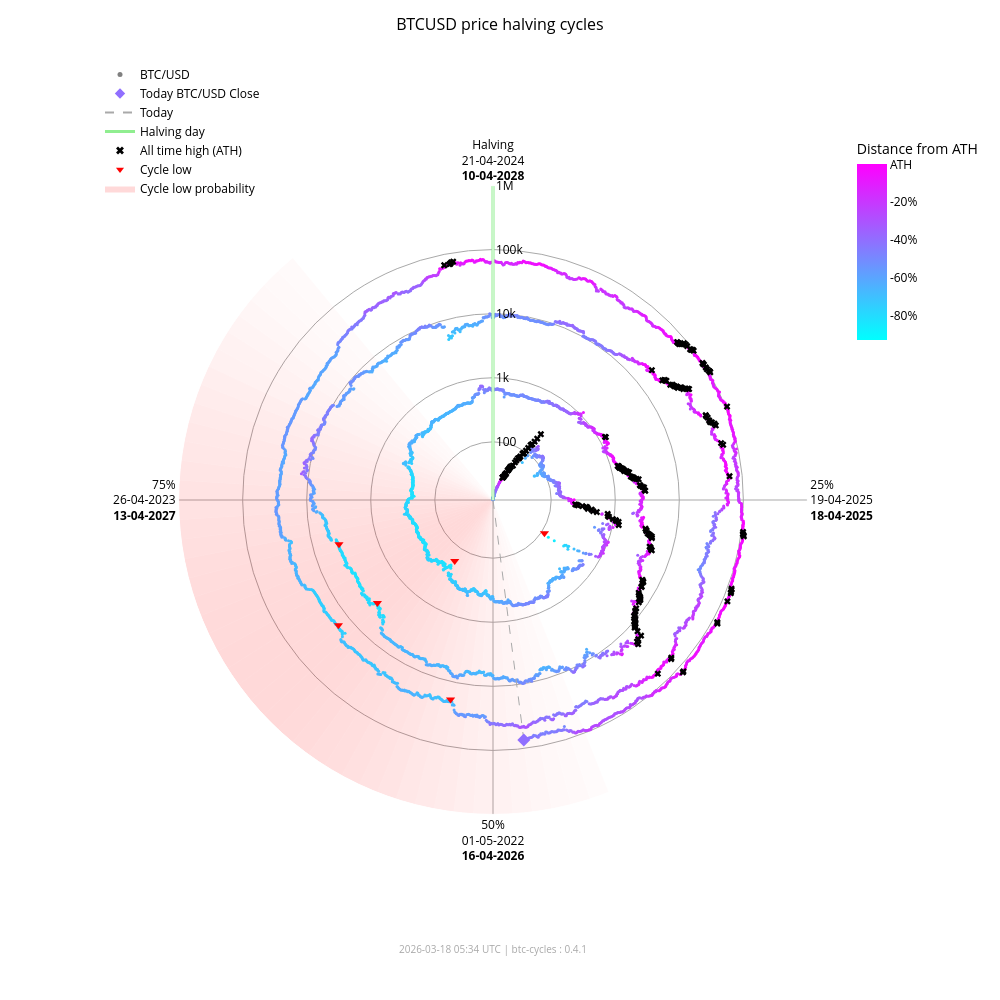

Notebook cell for this chart:
### Markdown cell above
### Interactive chart (plotly)

### Code cell
fig_interactive = btc.plot(
    kind="interactive",
    from_date="2012-11-28",
)
# plotly config for interactivity
config = {"scrollZoom": True, "displayModeBar": True}
# display in notebook
fig_interactive.show(config=config)

### Figure 1 — Plotly figure (JSON) as saved in the notebook; plotly's stock layout.template omitted (floating-point values rounded to 4 significant figures; data arrays with more than 128 entries replaced by an {"elided": "..."} marker saying what was removed)
{"data": [{"fill": "toself", "fillcolor": "rgba(255,0,0,0.017168280509461755)", "hoverinfo": "skip", "line": {"width": 0}, "mode": "lines", "r": [12.35, 1000000, 1000000, 12.35, 12.35], "showlegend": false, "theta": [158.4, 158.4, 162.0, 162.0, 158.4], "type": "scatterpolar"}, {"fill": "toself", "fillcolor": "rgba(255,0,0,0.022114794501891175)", "hoverinfo": "skip", "line": {"width": 0}, "mode": "lines", "r": [12.35, 1000000, 1000000, 12.35, 12.35], "showlegend": false, "theta": [162.0, 162.0, 165.6, 165.6, 162.0], "type": "scatterpolar"}, {"fill": "toself", "fillcolor": "rgba(255,0,0,0.02790404259511669)", "hoverinfo": "skip", "line": {"width": 0}, "mode": "lines", "r": [12.35, 1000000, 1000000, 12.35, 12.35], "showlegend": false, "theta": [165.6, 165.6, 169.2, 169.2, 165.6], "type": "scatterpolar"}, {"fill": "toself", "fillcolor": "rgba(255,0,0,0.034518294852420334)", "hoverinfo": "skip", "line": {"width": 0}, "mode": "lines", "r": [12.35, 1000000, 1000000, 12.35, 12.35], "showlegend": false, "theta": [169.2, 169.2, 172.8, 172.8, 169.2], "type": "scatterpolar"}, {"fill": "toself", "fillcolor": "rgba(255,0,0,0.041901979682821514)", "hoverinfo": "skip", "line": {"width": 0}, "mode": "lines", "r": [12.35, 1000000, 1000000, 12.35, 12.35], "showlegend": false, "theta": [172.8, 172.8, 176.4, 176.4, 172.8], "type": "scatterpolar"}, {"fill": "toself", "fillcolor": "rgba(255,0,0,0.04996405861294358)", "hoverinfo": "skip", "line": {"width": 0}, "mode": "lines", "r": [12.35, 1000000, 1000000, 12.35, 12.35], "showlegend": false, "theta": [176.4, 176.4, 180.0, 180.0, 176.4], "type": "scatterpolar"}, {"fill": "toself", "fillcolor": "rgba(255,0,0,0.05858349692240514)", "hoverinfo": "skip", "line": {"width": 0}, "mode": "lines", "r": [12.35, 1000000, 1000000, 12.35, 12.35], "showlegend": false, "theta": [180.0, 180.0, 183.6, 183.6, 180.0], "type": "scatterpolar"}, {"fill": "toself", "fillcolor": "rgba(255,0,0,0.06761662035375064)", "hoverinfo": "skip", "line": {"width": 0}, "mode": "lines", "r": [12.35, 1000000, 1000000, 12.35, 12.35], "showlegend": false, "theta": [183.6, 183.6, 187.2, 187.2, 183.6], "type": "scatterpolar"}, {"fill": "toself", "fillcolor": "rgba(255,0,0,0.07690481219944661)", "hoverinfo": "skip", "line": {"width": 0}, "mode": "lines", "r": [12.35, 1000000, 1000000, 12.35, 12.35], "showlegend": false, "theta": [187.2, 187.2, 190.8, 190.8, 187.2], "type": "scatterpolar"}, {"fill": "toself", "fillcolor": "rgba(255,0,0,0.08628112000611096)", "hoverinfo": "skip", "line": {"width": 0}, "mode": "lines", "r": [12.35, 1000000, 1000000, 12.35, 12.35], "showlegend": false, "theta": [190.8, 190.8, 194.4, 194.4, 190.8], "type": "scatterpolar"}, {"fill": "toself", "fillcolor": "rgba(255,0,0,0.09557490841018089)", "hoverinfo": "skip", "line": {"width": 0}, "mode": "lines", "r": [12.35, 1000000, 1000000, 12.35, 12.35], "showlegend": false, "theta": [194.4, 194.4, 198.0, 198.0, 194.4], "type": "scatterpolar"}, {"fill": "toself", "fillcolor": "rgba(255,0,0,0.10461455782963762)", "hoverinfo": "skip", "line": {"width": 0}, "mode": "lines", "r": [12.35, 1000000, 1000000, 12.35, 12.35], "showlegend": false, "theta": [198.0, 198.0, 201.6, 201.6, 198.0], "type": "scatterpolar"}, {"fill": "toself", "fillcolor": "rgba(255,0,0,0.11322908719652829)", "hoverinfo": "skip", "line": {"width": 0}, "mode": "lines", "r": [12.35, 1000000, 1000000, 12.35, 12.35], "showlegend": false, "theta": [201.6, 201.6, 205.2, 205.2, 201.6], "type": "scatterpolar"}, {"fill": "toself", "fillcolor": "rgba(255,0,0,0.12125015337052986)", "hoverinfo": "skip", "line": {"width": 0}, "mode": "lines", "r": [12.35, 1000000, 1000000, 12.35, 12.35], "showlegend": false, "theta": [205.2, 205.2, 208.8, 208.8, 205.2], "type": "scatterpolar"}, {"fill": "toself", "fillcolor": "rgba(255,0,0,0.12851590515331976)", "hoverinfo": "skip", "line": {"width": 0}, "mode": "lines", "r": [12.35, 1000000, 1000000, 12.35, 12.35], "showlegend": false, "theta": [208.8, 208.8, 212.4, 212.4, 208.8], "type": "scatterpolar"}, {"fill": "toself", "fillcolor": "rgba(255,0,0,0.13487757461161184)", "hoverinfo": "skip", "line": {"width": 0}, "mode": "lines", "r": [12.35, 1000000, 1000000, 12.35, 12.35], "showlegend": false, "theta": [212.4, 212.4, 216.0, 216.0, 212.4], "type": "scatterpolar"}, {"fill": "toself", "fillcolor": "rgba(255,0,0,0.14020862181849592)", "hoverinfo": "skip", "line": {"width": 0}, "mode": "lines", "r": [12.35, 1000000, 1000000, 12.35, 12.35], "showlegend": false, "theta": [216.0, 216.0, 219.6, 219.6, 216.0], "type": "scatterpolar"}, {"fill": "toself", "fillcolor": "rgba(255,0,0,0.14441504950654527)", "hoverinfo": "skip", "line": {"width": 0}, "mode": "lines", "r": [12.35, 1000000, 1000000, 12.35, 12.35], "showlegend": false, "theta": [219.6, 219.6, 223.2, 223.2, 219.6], "type": "scatterpolar"}, {"fill": "toself", "fillcolor": "rgba(255,0,0,0.14744459351271713)", "hoverinfo": "skip", "line": {"width": 0}, "mode": "lines", "r": [12.35, 1000000, 1000000, 12.35, 12.35], "showlegend": false, "theta": [223.2, 223.2, 226.8, 226.8, 223.2], "type": "scatterpolar"}, {"fill": "toself", "fillcolor": "rgba(255,0,0,0.14929223192296423)", "hoverinfo": "skip", "line": {"width": 0}, "mode": "lines", "r": [12.35, 1000000, 1000000, 12.35, 12.35], "showlegend": false, "theta": [226.8, 226.8, 230.4, 230.4, 226.8], "type": "scatterpolar"}, {"fill": "toself", "fillcolor": "rgba(255,0,0,0.15)", "hoverinfo": "skip", "line": {"width": 0}, "mode": "lines", "r": [12.35, 1000000, 1000000, 12.35, 12.35], "showlegend": false, "theta": [230.4, 230.4, 234.0, 234.0, 230.4], "type": "scatterpolar"}, {"fill": "toself", "fillcolor": "rgba(255,0,0,0.14965033825231114)", "hoverinfo": "skip", "line": {"width": 0}, "mode": "lines", "r": [12.35, 1000000, 1000000, 12.35, 12.35], "showlegend": false, "theta": [234.0, 234.0, 237.6, 237.6, 234.0], "type": "scatterpolar"}, {"fill": "toself", "fillcolor": "rgba(255,0,0,0.14835378057909807)", "hoverinfo": "skip", "line": {"width": 0}, "mode": "lines", "r": [12.35, 1000000, 1000000, 12.35, 12.35], "showlegend": false, "theta": [237.6, 237.6, 241.2, 241.2, 237.6], "type": "scatterpolar"}, {"fill": "toself", "fillcolor": "rgba(255,0,0,0.14623322283554635)", "hoverinfo": "skip", "line": {"width": 0}, "mode": "lines", "r": [12.35, 1000000, 1000000, 12.35, 12.35], "showlegend": false, "theta": [241.2, 241.2, 244.8, 244.8, 241.2], "type": "scatterpolar"}, {"fill": "toself", "fillcolor": "rgba(255,0,0,0.1434078538226231)", "hoverinfo": "skip", "line": {"width": 0}, "mode": "lines", "r": [12.35, 1000000, 1000000, 12.35, 12.35], "showlegend": false, "theta": [244.8, 244.8, 248.4, 248.4, 244.8], "type": "scatterpolar"}, {"fill": "toself", "fillcolor": "rgba(255,0,0,0.13997983179373427)", "hoverinfo": "skip", "line": {"width": 0}, "mode": "lines", "r": [12.35, 1000000, 1000000, 12.35, 12.35], "showlegend": false, "theta": [248.4, 248.4, 252.0, 252.0, 248.4], "type": "scatterpolar"}, {"fill": "toself", "fillcolor": "rgba(255,0,0,0.13602598258454268)", "hoverinfo": "skip", "line": {"width": 0}, "mode": "lines", "r": [12.35, 1000000, 1000000, 12.35, 12.35], "showlegend": false, "theta": [252.0, 252.0, 255.6, 255.6, 252.0], "type": "scatterpolar"}, {"fill": "toself", "fillcolor": "rgba(255,0,0,0.13159547355344953)", "hoverinfo": "skip", "line": {"width": 0}, "mode": "lines", "r": [12.35, 1000000, 1000000, 12.35, 12.35], "showlegend": false, "theta": [255.6, 255.6, 259.2, 259.2, 255.6], "type": "scatterpolar"}, {"fill": "toself", "fillcolor": "rgba(255,0,0,0.12671301775492697)", "hoverinfo": "skip", "line": {"width": 0}, "mode": "lines", "r": [12.35, 1000000, 1000000, 12.35, 12.35], "showlegend": false, "theta": [259.2, 259.2, 262.8, 262.8, 259.2], "type": "scatterpolar"}, {"fill": "toself", "fillcolor": "rgba(255,0,0,0.12138610149219965)", "hoverinfo": "skip", "line": {"width": 0}, "mode": "lines", "r": [12.35, 1000000, 1000000, 12.35, 12.35], "showlegend": false, "theta": [262.8, 262.8, 266.4, 266.4, 262.8], "type": "scatterpolar"}, {"fill": "toself", "fillcolor": "rgba(255,0,0,0.1156142551644921)", "hoverinfo": "skip", "line": {"width": 0}, "mode": "lines", "r": [12.35, 1000000, 1000000, 12.35, 12.35], "showlegend": false, "theta": [266.4, 266.4, 270.0, 270.0, 266.4], "type": "scatterpolar"}, {"fill": "toself", "fillcolor": "rgba(255,0,0,0.10939851441251548)", "hoverinfo": "skip", "line": {"width": 0}, "mode": "lines", "r": [12.35, 1000000, 1000000, 12.35, 12.35], "showlegend": false, "theta": [270.0, 270.0, 273.6, 273.6, 270.0], "type": "scatterpolar"}, {"fill": "toself", "fillcolor": "rgba(255,0,0,0.10274974912946185)", "hoverinfo": "skip", "line": {"width": 0}, "mode": "lines", "r": [12.35, 1000000, 1000000, 12.35, 12.35], "showlegend": false, "theta": [273.6, 273.6, 277.2, 277.2, 273.6], "type": "scatterpolar"}, {"fill": "toself", "fillcolor": "rgba(255,0,0,0.09569517349791425)", "hoverinfo": "skip", "line": {"width": 0}, "mode": "lines", "r": [12.35, 1000000, 1000000, 12.35, 12.35], "showlegend": false, "theta": [277.2, 277.2, 280.8, 280.8, 277.2], "type": "scatterpolar"}, {"fill": "toself", "fillcolor": "rgba(255,0,0,0.08828282625646727)", "hoverinfo": "skip", "line": {"width": 0}, "mode": "lines", "r": [12.35, 1000000, 1000000, 12.35, 12.35], "showlegend": false, "theta": [280.8, 280.8, 284.4, 284.4, 280.8], "type": "scatterpolar"}, {"fill": "toself", "fillcolor": "rgba(255,0,0,0.08058400018765345)", "hoverinfo": "skip", "line": {"width": 0}, "mode": "lines", "r": [12.35, 1000000, 1000000, 12.35, 12.35], "showlegend": false, "theta": [284.4, 284.4, 288.0, 288.0, 284.4], "type": "scatterpolar"}, {"fill": "toself", "fillcolor": "rgba(255,0,0,0.07269354608292704)", "hoverinfo": "skip", "line": {"width": 0}, "mode": "lines", "r": [12.35, 1000000, 1000000, 12.35, 12.35], "showlegend": false, "theta": [288.0, 288.0, 291.6, 291.6, 288.0], "type": "scatterpolar"}, {"fill": "toself", "fillcolor": "rgba(255,0,0,0.06472784449068783)", "hoverinfo": "skip", "line": {"width": 0}, "mode": "lines", "r": [12.35, 1000000, 1000000, 12.35, 12.35], "showlegend": false, "theta": [291.6, 291.6, 295.2, 295.2, 291.6], "type": "scatterpolar"}, {"fill": "toself", "fillcolor": "rgba(255,0,0,0.05682021976743955)", "hoverinfo": "skip", "line": {"width": 0}, "mode": "lines", "r": [12.35, 1000000, 1000000, 12.35, 12.35], "showlegend": false, "theta": [295.2, 295.2, 298.8, 298.8, 295.2], "type": "scatterpolar"}, {"fill": "toself", "fillcolor": "rgba(255,0,0,0.04911378436707333)", "hoverinfo": "skip", "line": {"width": 0}, "mode": "lines", "r": [12.35, 1000000, 1000000, 12.35, 12.35], "showlegend": false, "theta": [298.8, 298.8, 302.4, 302.4, 298.8], "type": "scatterpolar"}, {"fill": "toself", "fillcolor": "rgba(255,0,0,0.04175213714896469)", "hoverinfo": "skip", "line": {"width": 0}, "mode": "lines", "r": [12.35, 1000000, 1000000, 12.35, 12.35], "showlegend": false, "theta": [302.4, 302.4, 306.0, 306.0, 302.4], "type": "scatterpolar"}, {"fill": "toself", "fillcolor": "rgba(255,0,0,0.034868865657538876)", "hoverinfo": "skip", "line": {"width": 0}, "mode": "lines", "r": [12.35, 1000000, 1000000, 12.35, 12.35], "showlegend": false, "theta": [306.0, 306.0, 309.6, 309.6, 306.0], "type": "scatterpolar"}, {"fill": "toself", "fillcolor": "rgba(255,0,0,0.02857722515334582)", "hoverinfo": "skip", "line": {"width": 0}, "mode": "lines", "r": [12.35, 1000000, 1000000, 12.35, 12.35], "showlegend": false, "theta": [309.6, 309.6, 313.2, 313.2, 309.6], "type": "scatterpolar"}, {"fill": "toself", "fillcolor": "rgba(255,0,0,0.022961515313555197)", "hoverinfo": "skip", "line": {"width": 0}, "mode": "lines", "r": [12.35, 1000000, 1000000, 12.35, 12.35], "showlegend": false, "theta": [313.2, 313.2, 316.8, 316.8, 313.2], "type": "scatterpolar"}, {"fill": "toself", "fillcolor": "rgba(255,0,0,0.01807146942917362)", "hoverinfo": "skip", "line": {"width": 0}, "mode": "lines", "r": [12.35, 1000000, 1000000, 12.35, 12.35], "showlegend": false, "theta": [316.8, 316.8, 320.4, 320.4, 316.8], "type": "scatterpolar"}, {"hoverinfo": "text", "marker": {"color": {"elided": "4859 str values"}, "size": 3}, "mode": "markers", "r": {"elided": "4859 float values"}, "showlegend": false, "text": {"elided": "4859 str values"}, "theta": {"elided": "4859 float values"}, "type": "scatterpolar"}, {"hoverinfo": "skip", "line": {"color": "lightgreen", "width": 3}, "mode": "lines", "r": [12.35, 1000000], "showlegend": false, "theta": [0, 0], "type": "scatterpolar"}, {"hoverinfo": "skip", "line": {"color": "darkgrey", "dash": "dash", "width": 1}, "mode": "lines", "r": [12.35, 74130.0], "showlegend": false, "theta": [172.7, 172.7], "type": "scatterpolar"}, {"hoverinfo": "text", "marker": {"color": "#906fff", "size": 10, "symbol": "diamond"}, "mode": "markers", "r": [74130.0], "showlegend": false, "text": ["Today<br>Date: 2026-03-18<br>Price: $74,133.03"], "theta": [172.7], "type": "scatterpolar"}, {"hoverinfo": "text", "marker": {"color": "black", "size": 6, "symbol": "x"}, "mode": "markers", "r": {"elided": "195 float values"}, "showlegend": false, "text": {"elided": "195 str values"}, "theta": {"elided": "195 float values"}, "type": "scatterpolar"}, {"hoverinfo": "text", "marker": {"color": "red", "size": 8, "symbol": "triangle-down"}, "mode": "markers", "r": [111.6, 164.9, 3233.0, 3925.0, 18950.0, 15760.0], "showlegend": false, "text": ["Cycle Low<br>Date: 2014-02-21<br>Price: $111.56<br>ATH distance: -91.0%", "Cycle Low<br>Date: 2015-01-14<br>Price: $164.92<br>ATH distance: -86.7%", "Cycle Low<br>Date: 2018-12-15<br>Price: $3,232.51<br>ATH distance: -83.3%", "Cycle Low<br>Date: 2019-03-25<br>Price: $3,924.55<br>ATH distance: -79.7%", "Cycle Low<br>Date: 2022-06-18<br>Price: $18,954.25<br>ATH distance: -71.9%", "Cycle Low<br>Date: 2022-11-21<br>Price: $15,760.19<br>ATH distance: -76.7%"], "theta": [122.8, 212.1, 228.3, 254.0, 192.0, 231.0], "type": "scatterpolar"}, {"marker": {"color": "grey", "size": 5}, "mode": "markers", "name": "BTC/USD", "r": [null], "theta": [null], "type": "scatterpolar"}, {"marker": {"color": "#906fff", "size": 8, "symbol": "diamond"}, "mode": "markers", "name": "Today BTC/USD Close", "r": [null], "theta": [null], "type": "scatterpolar"}, {"line": {"color": "darkgrey", "dash": "dash"}, "mode": "lines", "name": "Today", "r": [null], "theta": [null], "type": "scatterpolar"}, {"line": {"color": "lightgreen", "width": 3}, "mode": "lines", "name": "Halving day", "r": [null], "theta": [null], "type": "scatterpolar"}, {"marker": {"color": "black", "size": 7, "symbol": "x"}, "mode": "markers", "name": "All time high (ATH)", "r": [null], "theta": [null], "type": "scatterpolar"}, {"marker": {"color": "red", "size": 7, "symbol": "triangle-down"}, "mode": "markers", "name": "Cycle low", "r": [null], "theta": [null], "type": "scatterpolar"}, {"fill": "toself", "fillcolor": "rgba(255,0,0,0.15)", "line": {"width": 0}, "mode": "lines", "name": "Cycle low probability", "r": [null], "theta": [null], "type": "scatterpolar"}, {"hoverinfo": "skip", "marker": {"cmax": 0, "cmin": -0.9307, "color": [0], "colorbar": {"len": 0.25, "ticktext": ["ATH", "-20%", "-40%", "-60%", "-80%", "-100%"], "tickvals": [0, -0.2, -0.4, -0.6, -0.8, -1.0], "title": {"text": "Distance from ATH"}, "x": 0.95, "y": 0.92, "yanchor": "top"}, "colorscale": {"elided": "256x2 mixed values"}, "showscale": true, "size": 0}, "mode": "markers", "r": [null], "showlegend": false, "theta": [null], "type": "scatterpolar"}], "layout": {"annotations": [{"font": {"color": "darkgrey", "size": 10}, "showarrow": false, "text": "2026-03-18 05:34 UTC | btc-cycles : 0.4.1", "x": 0.5, "xref": "paper", "y": -0.02, "yref": "paper"}], "font": {"color": "black"}, "height": 1000, "legend": {"bgcolor": "rgba(0,0,0,0)", "font": {"color": "black"}, "x": 0.0, "y": 1.0}, "margin": {"b": 60, "l": 100, "r": 80, "t": 60}, "paper_bgcolor": "white", "plot_bgcolor": "white", "polar": {"angularaxis": {"color": "black", "direction": "clockwise", "gridcolor": "darkgrey", "rotation": 90, "ticktext": ["Halving<br>21-04-2024<br><b>10-04-2028</b>", "25%<br>19-04-2025<br><b>18-04-2025</b>", "50%<br>01-05-2022<br><b>16-04-2026</b>", "75%<br>26-04-2023<br><b>13-04-2027</b>"], "tickvals": [0, 90, 180, 270]}, "bgcolor": "white", "domain": {"x": [0.1, 0.9], "y": [0.05, 0.95]}, "radialaxis": {"angle": 90, "color": "black", "gridcolor": "darkgrey", "range": [1.092, 6.0], "tickangle": 90, "ticktext": ["100", "1k", "10k", "100k", "1M"], "tickvals": [100, 1000, 10000, 100000, 1000000], "type": "log"}}, "title": {"font": {"color": "black", "size": 16}, "text": "BTCUSD price halving cycles", "x": 0.5}, "width": 1000}}
